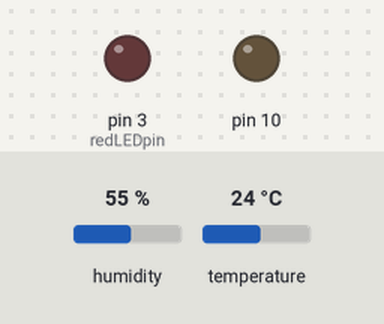
The sketch below on a simulated Arduino Uno, built with avr-gcc and run on an emulated ATmega328P. Parts: output pins drawn as LEDs (lit = HIGH). The inputs (shaded band) are chosen by the test bench; at power-on: humidity 55 %, temperature 24 °C. The local clock reads 2024-03-15 10:24:30 at power-on unless the sketch sets it; storage starts empty; pins used as bus, display or sensor lines are not drawn; what the sketch prints to the serial monitor is not drawn.

Above: at 30.0 s.
At 60.09 s:
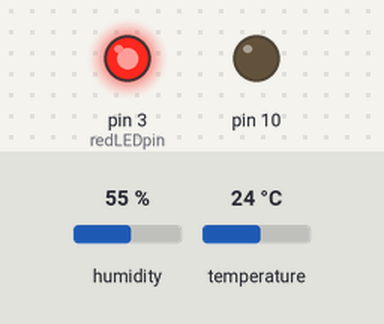
Timing chart, 0 to 78.1 s (numbered marks = the images above):
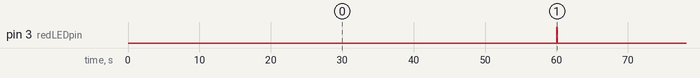

Measured:
- by itself, pin 3 (redLEDpin): alternates HIGH for 0.06 s and LOW for 60.0 s

The sketch:

logger.ino
```cpp
// Using DHT humidity/temperature sensor for bearded dragon egg inucubator


#include "DHT.h"
#include <SPI.h>
#include <SD.h>
#include <Wire.h>
#include "RTClib.h"

#define DHTPIN 2     // what digital pin we're connected to

// A simple data logger for the Arduino analog pins
#define LOG_INTERVAL  1000 // mills between entries
#define ECHO_TO_SERIAL   1 // echo data to serial port
#define WAIT_TO_START    0 // Wait for serial input in setup()


// the digital pins that connect to the LEDs
#define redLEDpin 3
#define greenLEDpin 13


//#define DHTTYPE DHT11   // DHT 11
#define DHTTYPE DHT22   // DHT 22  (AM2302), AM2321
//#define DHTTYPE DHT21   // DHT 21 (AM2301)

// Connect pin 1 (on the left) of the sensor to +5V
// NOTE: If using a board with 3.3V logic like an Arduino Due connect pin 1
// to 3.3V instead of 5V!
// Connect pin 2 of the sensor to whatever your DHTPIN is
// Connect pin 4 (on the right) of the sensor to GROUND
// Connect a 10K resistor from pin 2 (data) to pin 1 (power) of the sensor

// Initialize DHT sensor.
// Note that older versions of this library took an optional third parameter to
// tweak the timings for faster processors.  This parameter is no longer needed
// as the current DHT reading algorithm adjusts itself to work on faster procs.
DHT dht(DHTPIN, DHTTYPE);

// Data logger definitions
// how many milliseconds between grabbing data and logging it. 1000 ms is once a second
#define LOG_INTERVAL  1000 // mills between entries (reduce to take more/faster data)

// how many milliseconds before writing the logged data permanently to disk
// set it to the LOG_INTERVAL to write each time (safest)
// set it to 10*LOG_INTERVAL to write all data every 10 datareads, you could lose up to
// the last 10 reads if power is lost but it uses less power and is much faster!
#define SYNC_INTERVAL 1000 // mills between calls to flush() - to write data to the card
uint32_t syncTime = 0; // time of last sync()

#define ECHO_TO_SERIAL   1 // echo data to serial port
#define WAIT_TO_START    0 // Wait for serial input in setup()

// the digital pins that connect to the LEDs
#define redLEDpin 2
#define greenLEDpin 3

// The analog pins that connect to the sensors
#define photocellPin 0           // analog 0
#define tempPin 1                // analog 1
#define BANDGAPREF 14            // special indicator that we want to measure the bandgap

#define aref_voltage 3.3         // we tie 3.3V to ARef and measure it with a multimeter!
#define bandgap_voltage 1.1      // this is not super guaranteed but its not -too- off

RTC_PCF8523 RTC; // define the Real Time Clock object

// for the data logging shield, we use digital pin 10 for the SD cs line
const int chipSelect = 10;

// the logging file
File logfile;

void error(char *str)
{
  Serial.print("error: ");
  Serial.println(str);

  // red LED indicates error
  digitalWrite(redLEDpin, HIGH);

  while(1);
}


void setup() {
  Serial.begin(9600);
  Serial.println("DHT22 Data Output");

  dht.begin();
   // use debugging LEDs
  pinMode(redLEDpin, OUTPUT);
  pinMode(greenLEDpin, OUTPUT);

#if WAIT_TO_START
  Serial.println("Type any character to start");
  while (!Serial.available());
#endif //WAIT_TO_START

  // initialize the SD card
  Serial.print("Initializing SD card...");
  // make sure that the default chip select pin is set to
  // output, even if you don't use it:
  pinMode(10, OUTPUT);

  // see if the card is present and can be initialized:
  if (!SD.begin(chipSelect)) {
    error("Card failed, or not present");
  }
  Serial.println("card initialized.");

  // create a new file
  char filename[] = "LOGGER00.CSV";
  for (uint8_t i = 0; i < 100; i++) {
    filename[6] = i/10 + '0';
    filename[7] = i%10 + '0';
    if (! SD.exists(filename)) {
      // only open a new file if it doesn't exist
      logfile = SD.open(filename, FILE_WRITE);
      break;  // leave the loop!
    }
  }

  if (! logfile) {
    error("couldnt create file");
  }

  Serial.print("Logging to: ");
  Serial.println(filename);

  // connect to RTC
  Wire.begin();
  if (!RTC.begin()) {
    logfile.println("RTC failed");
#if ECHO_TO_SERIAL
    Serial.println("RTC failed");
#endif  //ECHO_TO_SERIAL
 // following line sets the RTC to the date & time this sketch was compiled
    //RTC.adjust(DateTime(__DATE__, __TIME__));
  }


  logfile.println("millis,unix time,datetime,humidity,temperature (c),temperature (f),heat index (c), heat index (f)");
#if ECHO_TO_SERIAL
  Serial.println("millis,stamp,datetime,light,temp,vcc");
#endif //ECHO_TO_SERIAL

  // If you want to set the aref to something other than 5v
  analogReference(EXTERNAL);
}


void loop() {
  DateTime now;

  // delay for the amount of time we want between readings
  //delay((LOG_INTERVAL -1) - (millis() % LOG_INTERVAL));
  delay(60000);
  digitalWrite(greenLEDpin, HIGH);

  // log milliseconds since starting
  uint32_t m = millis();
  logfile.print(m);           // milliseconds since start
  logfile.print(", ");
#if ECHO_TO_SERIAL
  Serial.print(m);         // milliseconds since start
  Serial.print(", ");
#endif

  // fetch the time
  now = RTC.now();
  // log time
  logfile.print(now.unixtime()); // seconds since 1/1/1970
  logfile.print(", ");
  //logfile.print('"');
  logfile.print(now.year(), DEC);
  logfile.print("/");
  logfile.print(now.month(), DEC);
  logfile.print("/");
  logfile.print(now.day(), DEC);
  logfile.print(" ");
  logfile.print(now.hour(), DEC);
  logfile.print(":");
  logfile.print(now.minute(), DEC);
  logfile.print(":");
  logfile.print(now.second(), DEC);
  logfile.print(",");
#if ECHO_TO_SERIAL
  Serial.print(now.unixtime()); // seconds since 1/1/1970
  Serial.print(", ");
  Serial.print('"');
  //Serial.print(now.year(), DEC);
  Serial.print(now.year(), DEC);
  Serial.print("/");
  Serial.print(now.month(), DEC);
  Serial.print("/");
  Serial.print(now.day(), DEC);
  Serial.print(" ");
  Serial.print(now.hour(), DEC);
  Serial.print(":");
  Serial.print(now.minute(), DEC);
  Serial.print(":");
  Serial.print(now.second(), DEC);
  Serial.print(',"');
#endif //ECHO_TO_SERIAL

  // Reading temperature or humidity takes about 250 milliseconds!
  // Sensor readings may also be up to 2 seconds 'old' (its a very slow sensor)
  float h = dht.readHumidity();
  // Read temperature as Celsius (the default)
  float t = dht.readTemperature();
  // Read temperature as Fahrenheit (isFahrenheit = true)
  float f = dht.readTemperature(true);

  // Check if any reads failed and exit early (to try again).
  if (isnan(h) || isnan(t) || isnan(f)) {
    Serial.println("Failed to read from DHT sensor!");
    return;
  }

  // Compute heat index in Fahrenheit (the default)
  float hif = dht.computeHeatIndex(f, h);
  // Compute heat index in Celsius (isFahreheit = false)
  float hic = dht.computeHeatIndex(t, h, false);

  //logfile.print("Humidity: ,");
  logfile.print(h);
  logfile.print(",");
  //logfile.print("Temperature: ,");
  logfile.print(t);
  logfile.print(",");
  logfile.print(f);
  logfile.print(",");
  //logfile.print("Heat index: ,");
  logfile.print(hic);
  logfile.print(",");
  logfile.println(hif);
  //logfile.println(" *F");
#if ECHO_TO_SERIAL
  Serial.print("Humidity: ");
  Serial.print(h);
  Serial.print(" %\t");
  Serial.print("Temperature: ");
  Serial.print(t);
  Serial.print(" *C ");
  Serial.print(f);
  Serial.print(" *F\t");
  Serial.print("Heat index: ");
  Serial.print(hic);
  Serial.print(" *C ");
  Serial.print(hif);
  Serial.println(" *F");
 #endif //ECHO_TO_SERIAL

   //logfile.println();
#if ECHO_TO_SERIAL
  //Serial.println();
#endif // ECHO_TO_SERIAL

  digitalWrite(greenLEDpin, LOW);

  // Now we write data to disk! Don't sync too often - requires 2048 bytes of I/O to SD card
  // which uses a bunch of power and takes time
  if ((millis() - syncTime) < SYNC_INTERVAL) return;
  syncTime = millis();

  // blink LED to show we are syncing data to the card & updating FAT!
  digitalWrite(redLEDpin, HIGH);
  logfile.flush();
  digitalWrite(redLEDpin, LOW);

}
```
